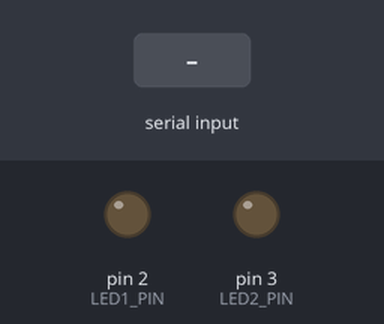
Bench run of a sketch on a simulated Arduino Uno, built with avr-gcc and run on an emulated ATmega328P. Shown: output pins drawn as LEDs (lit = HIGH). Dashed ring = blinking. Inputs (shaded band) come from the test bench. What the sketch prints to the serial monitor is not drawn.

Above: at 1.2 s.
1.3 s: "90,45\n" received over Serial
2.8 s: "1\n" received over Serial
4.3 s: "30,150\n" received over Serial
At 10.7 s:
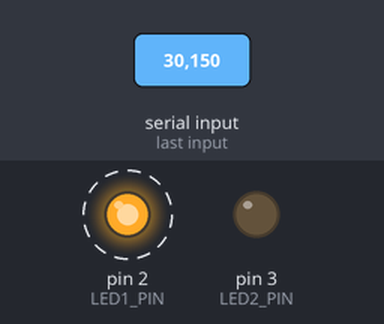
Timing chart, 0 to 13.3 s (numbered marks = the images above; inputs shaded):
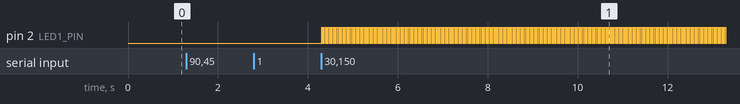

Measured:
- after the input at 1.3 s, every drawn part: stays the same
- after the input at 2.8 s, every drawn part: stays the same
- after the input at 4.3 s, pin 2 (LED1_PIN): alternates HIGH for 0.01 s and LOW for 0.01 s, starting at once

The sketch:

projectMyMilli.ino
```cpp
/*
 * PROJECT-MYMILLI : Independent asynchronous control of two LEDs using a
 *                   polled, round-robin cyclic executive and a company-owned
 *                   millisecond time base
 * CMPE 311 - UMBC
 *
 * Functionally identical to PROJECT-CE and PROJECT-ASYNC (same customer and
 * high-level requirements). Per ECO 0.3 every use of the Arduino millis()
 * function is replaced by mymilli(), defined in myMilli.h together with its
 * own Timer1 ISR and register constants (EC.1.0, EC.1.0.1, EC.1.0.2).
 *
 *   - Two LEDs on digital pins 2 and 3 (EC.3) blink independently.
 *   - The User sets each LED's blink interval (full period, msec) over the
 *     Arduino IDE serial-monitor (HL.3, HL.5); on-time = off-time = interval/2.
 *   - Serial I/O is a non-blocking task, so it never disturbs blinking (HL.4).
 *   - No RTOS or 3rd-party multitasking library is used (EC.5).
 *
 * Adding a future task = write a void(void) run-to-completion function and
 * add one row to taskTable[]. The dispatcher itself never changes.
 */

#include "myMilli.h"   // mymilli(), mymicros(), myMilliInit()

// ---------------------------------------------------------------------------
// Build options
// ---------------------------------------------------------------------------
// Set to 1 only for tests T.13 and T.17 (timing report). Leave 0 for delivery.
#define CE_INSTRUMENT 0

// ---------------------------------------------------------------------------
// Hardware
// ---------------------------------------------------------------------------
const uint8_t LED1_PIN = 2;          // EC.3: LED1 on digital pin 2
const uint8_t LED2_PIN = 3;          // EC.3: LED2 on digital pin 3

// ---------------------------------------------------------------------------
// Cyclic executive: task control block and function pointer table
// ---------------------------------------------------------------------------
typedef void (*TaskFunction)(void);  // every task: no args, runs to completion

typedef struct {
  TaskFunction  run;                 // pointer to the task function
  uint32_t      period;              // msec between dispatches; 0 = every cycle
  uint32_t      lastRun;             // mymilli() timestamp of last dispatch
  bool          enabled;             // false = skipped by the dispatcher
} Task;

// Task IDs double as indices into taskTable[] (round-robin order).
enum TaskId { TASK_LED1 = 0, TASK_LED2, TASK_SERIAL, NUM_TASKS };

// Task function prototypes
void taskLed1(void);
void taskLed2(void);
void taskSerial(void);

// The task table. LED tasks start disabled (LEDs off) until The User sets
// an interval; the serial task is always enabled and polled every cycle.
Task taskTable[NUM_TASKS] = {
  /* run          period  lastRun  enabled */
  { taskLed1,     0,      0,       false },   // TASK_LED1
  { taskLed2,     0,      0,       false },   // TASK_LED2
  { taskSerial,   0,      0,       true  },   // TASK_SERIAL
};

#if CE_INSTRUMENT
uint32_t ceCycles      = 0;          // completed dispatcher cycles
uint32_t ceMaxCycleUs  = 0;          // worst-case cycle time, microseconds
uint32_t ceMaxTaskUs[NUM_TASKS] = {0};
uint32_t ceLastReport  = 0;
#endif

// Polled, round-robin dispatcher. Visits every table entry once per cycle in
// fixed index order and calls the task through its function pointer when the
// task is enabled and its period has elapsed.
void dispatchTasks(void) {
#if CE_INSTRUMENT
  uint32_t cycleStart = mymicros();
#endif
  for (uint8_t i = 0; i < NUM_TASKS; i++) {
    Task *t = &taskTable[i];
    if (!t->enabled) continue;
    uint32_t now = mymilli();
    if (now - t->lastRun >= t->period) {     // unsigned math: rollover safe
      if (t->period != 0 && now - t->lastRun < 2UL * t->period)
        t->lastRun += t->period;           // fixed-rate: no cumulative drift
      else
        t->lastRun = now;                  // period 0, or overrun: resync, no burst
#if CE_INSTRUMENT
      uint32_t ts = mymicros();
#endif
      t->run();                            // dispatch via function pointer
#if CE_INSTRUMENT
      uint32_t dt = mymicros() - ts;
      if (dt > ceMaxTaskUs[i]) ceMaxTaskUs[i] = dt;
#endif
    }
  }
#if CE_INSTRUMENT
  uint32_t cycleUs = mymicros() - cycleStart;
  if (cycleUs > ceMaxCycleUs) ceMaxCycleUs = cycleUs;
  ceCycles++;
  if (mymilli() - ceLastReport >= 5000UL) {
    ceLastReport = mymilli();
    Serial.print(F("\n[CE] mymilli=")); Serial.print(ceLastReport);
    Serial.print(F(" millis=")); Serial.print(millis());   // T.17: must not advance
    Serial.print(F(" cycles=")); Serial.print(ceCycles);
    Serial.print(F(" maxCycle_us=")); Serial.print(ceMaxCycleUs);
    for (uint8_t i = 0; i < NUM_TASKS; i++) {
      Serial.print(F(" t")); Serial.print(i);
      Serial.print(F("_us=")); Serial.print(ceMaxTaskUs[i]);
    }
    Serial.println();
  }
#endif
}

// ---------------------------------------------------------------------------
// LED tasks
// ---------------------------------------------------------------------------
bool led1On = false;
bool led2On = false;

// Each LED task is dispatched once per half-period and simply toggles its
// LED, so the dispatcher's timing defines the blink rate (HL.6).
void taskLed1(void) {
  led1On = !led1On;
  digitalWrite(LED1_PIN, led1On ? HIGH : LOW);
}

void taskLed2(void) {
  led2On = !led2On;
  digitalWrite(LED2_PIN, led2On ? HIGH : LOW);
}

// Called by the serial task to (re)configure one LED task. Only that LED's
// table entry is touched, so the other LED is unaffected (Table 5).
void setLedInterval(uint8_t ledNumber, uint32_t halfPeriod) {
  uint8_t id  = (ledNumber == 1) ? TASK_LED1 : TASK_LED2;
  uint8_t pin = (ledNumber == 1) ? LED1_PIN  : LED2_PIN;
  if (ledNumber == 1) led1On = true; else led2On = true;
  digitalWrite(pin, HIGH);                    // begin on-phase immediately
  taskTable[id].period  = halfPeriod;
  taskTable[id].lastRun = mymilli();
  taskTable[id].enabled = true;
}

// ---------------------------------------------------------------------------
// Serial task: non-blocking prompt/read state machine
// ---------------------------------------------------------------------------
enum InputState { ASK_LED, ASK_INTERVAL };
InputState inputState  = ASK_LED;
uint8_t    selectedLed = 0;          // 1 or 2, chosen in ASK_LED
char       lineBuf[16];
uint8_t    lineLen  = 0;
bool       prompted = false;         // has the current prompt been printed?

// Read available serial chars into lineBuf without blocking.
// Returns true once a full line (terminated by \n or \r) is ready.
bool readLineNonBlocking(void) {
  while (Serial.available() > 0) {
    char c = Serial.read();
    if (c == '\n' || c == '\r') {
      if (lineLen == 0) continue;             // ignore stray CR/LF
      lineBuf[lineLen] = '\0';
      lineLen = 0;
      return true;
    }
    if (lineLen < sizeof(lineBuf) - 1) lineBuf[lineLen++] = c;
  }
  return false;                               // nothing complete yet
}

void taskSerial(void) {
  if (!prompted) {                            // print each prompt exactly once
    if (inputState == ASK_LED) Serial.print(F("What LED? (1 or 2) "));
    else                       Serial.print(F("What interval (in msec)? "));
    prompted = true;
  }

  if (!readLineNonBlocking()) return;         // no full line yet: yield

  long value = atol(lineBuf);
  Serial.println(value);                      // echo the accepted number

  if (inputState == ASK_LED) {
    if (value == 1 || value == 2) { selectedLed = (uint8_t)value; inputState = ASK_INTERVAL; }
    else                          { Serial.println(F("  Please enter 1 or 2.")); }
  } else {                                    // ASK_INTERVAL
    if (value > 1) {
      uint32_t half = (uint32_t)value / 2UL;  // Table 5: 600 -> 300/300
      setLedInterval(selectedLed, half);
      Serial.print(F("  LED")); Serial.print(selectedLed);
      Serial.print(F(" -> ")); Serial.print(half);
      Serial.print(F(" ms on / ")); Serial.print(half);
      Serial.println(F(" ms off."));
    } else {
      Serial.println(F("  Interval must be 2 msec or more."));
    }
    inputState = ASK_LED;
  }
  prompted = false;                           // trigger the next prompt
}

// ---------------------------------------------------------------------------
// Arduino entry points
// ---------------------------------------------------------------------------
void setup() {
  myMilliInit();          // own time base: Timer1 PWM counter + own ISR
  pinMode(LED1_PIN, OUTPUT);
  pinMode(LED2_PIN, OUTPUT);
  digitalWrite(LED1_PIN, LOW);
  digitalWrite(LED2_PIN, LOW);
  Serial.begin(9600);
}

void loop() {
  dispatchTasks();        // the cyclic executive: loop() calls nothing else
}
```

myMilli.h
```cpp
/*
 * myMilli.h : Company-owned replacement for the Arduino millis() time base
 * CMPE 311 - UMBC - PROJECT-MYMILLI (ECO 0.3)
 *
 * Replaces, with code written by The Developer:
 *   - millis()                -> mymilli()          (EC.1.0)
 *   - the Timer0 overflow ISR -> MM_TIMER1_ISR      (EC.1.0.1)
 *   - avr/io.h register names -> MM_* constants     (EC.1.0.2)
 *
 * Extensions beyond millis() (permitted by EC.1.0):
 *   - mymicros()   : 4 usec resolution time stamp from the same counter
 *   - myMilliInit(): optionally stops the Arduino Timer0 interrupt so that
 *                    nothing in The System can depend on Arduino timing
 *
 * Time base
 *   Timer/Counter1 (the 16-bit PWM counter of pins 9 and 10) is run in
 *   Fast PWM mode 14 with TOP = ICR1 = 249 and a clock prescaler of 64:
 *       16 MHz / 64 = 250 kHz  ->  4 usec per count
 *       250 counts per PWM period  ->  exactly 1.000 msec per period
 *   The Timer1 overflow interrupt (TOV1, set each time the counter reaches
 *   TOP) runs MM_TIMER1_ISR once per PWM period, which adds 1 to the
 *   millisecond counter. No fractional correction is needed, unlike the
 *   Arduino Timer0 ISR (1.024 msec per overflow). The output-compare pins
 *   stay disconnected, so pins 9 and 10 remain ordinary digital pins.
 *
 * Usage
 *   Include this file in exactly ONE source file (the sketch), because it
 *   defines the ISR and the functions, not just their prototypes.
 *   Call myMilliInit() once at the start of setup().
 *   Do not call delay(), millis() or micros() from arduino.h after
 *   myMilliInit(): with MM_STOP_ARDUINO_TIMER0 set to 1 they stop advancing.
 *
 * This file includes only <stdint.h>. No register name, bit name or ISR
 * macro from avr/io.h or avr/interrupt.h is used.
 */
#ifndef MY_MILLI_H
#define MY_MILLI_H

#include <stdint.h>

// ===========================================================================
// Configuration
// ===========================================================================
#ifndef MM_STOP_ARDUINO_TIMER0
#define MM_STOP_ARDUINO_TIMER0 1   // 1 = disable the Arduino millis() ISR
#endif

#define MM_CPU_HZ          16000000UL   // ELEGOO Uno R3 system clock
#define MM_PRESCALE        64UL         // Timer1 clock = CPU clock / 64
#define MM_US_PER_COUNT    4UL          // 1e6 / (16e6 / 64)
#define MM_TOP             249U         // counts 0..249 = 250 counts = 1 msec
#define MM_US_PER_MS       1000UL

// ===========================================================================
// Register access (ATmega328P data-sheet addresses, data space)
// ===========================================================================
// Each register is reached through a volatile pointer to its fixed data-space
// address. The host test harness may redefine MM_REG8 to point at an array.
#ifndef MM_REG8
#define MM_REG8(addr)  (*(volatile uint8_t *)(uintptr_t)(addr))
#endif

#define MM_SREG        MM_REG8(0x5F)   // status register (bit 7 = global I)
#define MM_TIFR1       MM_REG8(0x36)   // Timer1 interrupt flag register
#define MM_TIMSK0      MM_REG8(0x6E)   // Timer0 interrupt mask (Arduino millis)
#define MM_TIMSK1      MM_REG8(0x6F)   // Timer1 interrupt mask
#define MM_TCCR1A      MM_REG8(0x80)   // Timer1 control A
#define MM_TCCR1B      MM_REG8(0x81)   // Timer1 control B
#define MM_TCCR1C      MM_REG8(0x82)   // Timer1 control C
#define MM_TCNT1L      MM_REG8(0x84)   // Timer1 counter, low byte
#define MM_TCNT1H      MM_REG8(0x85)   // Timer1 counter, high byte
#define MM_ICR1L       MM_REG8(0x86)   // Timer1 input capture (TOP), low
#define MM_ICR1H       MM_REG8(0x87)   // Timer1 input capture (TOP), high
#define MM_OCR1AL      MM_REG8(0x88)   // Timer1 compare A, low
#define MM_OCR1AH      MM_REG8(0x89)   // Timer1 compare A, high
#define MM_OCR1BL      MM_REG8(0x8A)   // Timer1 compare B, low
#define MM_OCR1BH      MM_REG8(0x8B)   // Timer1 compare B, high

// Bit masks
#define MM_SREG_I      0x80   // SREG bit 7: global interrupt enable
#define MM_TOIE0_BIT   0x01   // TIMSK0 bit 0: Timer0 overflow interrupt enable
#define MM_TOIE1_BIT   0x01   // TIMSK1 bit 0: Timer1 overflow interrupt enable
#define MM_TOV1_BIT    0x01   // TIFR1  bit 0: Timer1 overflow flag
#define MM_WGM11_BIT   0x02   // TCCR1A bit 1
#define MM_WGM12_BIT   0x08   // TCCR1B bit 3
#define MM_WGM13_BIT   0x10   // TCCR1B bit 4
#define MM_CS11_BIT    0x02   // TCCR1B bit 1
#define MM_CS10_BIT    0x01   // TCCR1B bit 0

// Fast PWM mode 14 (WGM13:0 = 1110, TOP = ICR1); COM1A/COM1B = 00 (pins
// disconnected); clock select CS12:0 = 011 (clk/64).
#define MM_TCCR1A_VALUE  (MM_WGM11_BIT)
#define MM_TCCR1B_VALUE  (MM_WGM13_BIT | MM_WGM12_BIT | MM_CS11_BIT | MM_CS10_BIT)

// Interrupt vector number of TIMER1_OVF on the ATmega328P (data sheet
// Table 12-6, vector 14 counted from 1 = RESET, so __vector_13).
#define MM_TIMER1_OVF_VECTOR_NUM 13

// ===========================================================================
// Interrupt control (own definitions, no avr/interrupt.h)
// ===========================================================================
#ifndef MM_CLI
#define MM_CLI()  __asm__ __volatile__ ("cli" ::: "memory")
#endif
#ifndef MM_SEI
#define MM_SEI()  __asm__ __volatile__ ("sei" ::: "memory")
#endif

// ISR declaration. The "signal" attribute makes avr-gcc save and restore
// every register the handler uses, plus SREG, and end with RETI. The name
// __vector_N is what the AVR start-up code places in interrupt vector N.
#define MM_VECTOR_NAME_(n)  __vector_ ## n
#define MM_VECTOR_NAME(n)   MM_VECTOR_NAME_(n)
#ifndef MM_ISR
#define MM_ISR(n) \
  extern "C" void MM_VECTOR_NAME(n)(void) \
      __attribute__((signal, used, externally_visible)); \
  void MM_VECTOR_NAME(n)(void)
#endif

// ===========================================================================
// State
// ===========================================================================
// Written only by the ISR (and zeroed by myMilliInit with interrupts off).
// Volatile: the main program must re-read it every time.
static volatile uint32_t mmMillis = 0;

// ===========================================================================
// ISR: Timer1 overflow, once per 1.000 msec PWM period (EC.1.0.1)
// ===========================================================================
MM_ISR(MM_TIMER1_OVF_VECTOR_NUM) {
  mmMillis++;              // hardware clears TOV1 on entry to this ISR
}

// ===========================================================================
// API
// ===========================================================================

// Configure Timer/Counter1 and start the millisecond counter at 0.
// Must be called once, before any task reads the time.
void myMilliInit(void) {
  uint8_t oldSreg = MM_SREG;
  MM_CLI();                                   // configure atomically

#if MM_STOP_ARDUINO_TIMER0
  MM_TIMSK0 &= (uint8_t)~MM_TOIE0_BIT;        // stop the Arduino millis() ISR
#endif

  MM_TCCR1B = 0;                              // stop Timer1 while configuring
  MM_TCCR1A = MM_TCCR1A_VALUE;                // Arduino init() left it in mode 1
  MM_TCCR1C = 0;
  MM_ICR1H  = (uint8_t)(MM_TOP >> 8);         // 16-bit write: high byte first
  MM_ICR1L  = (uint8_t)(MM_TOP & 0xFF);
  MM_TCNT1H = 0;                              // restart the PWM period
  MM_TCNT1L = 0;
  MM_TIFR1  = MM_TOV1_BIT;                    // writing 1 clears a stale flag
  MM_TIMSK1 = MM_TOIE1_BIT;                   // overflow interrupt only
  mmMillis  = 0;
  MM_TCCR1B = MM_TCCR1B_VALUE;                // start: Fast PWM 14, clk/64

  MM_SREG = oldSreg;                          // restore interrupt state
  MM_SEI();                                   // the time base needs interrupts
}

// Milliseconds since myMilliInit(), modulo 2^32 (wraps after ~49.7 days).
// Replaces millis(). The 32-bit copy is made with interrupts off so the ISR
// cannot change the value half-way through the 4-byte read.
uint32_t mymilli(void) {
  uint8_t oldSreg = MM_SREG;
  MM_CLI();
  uint32_t m = mmMillis;
  MM_SREG = oldSreg;
  return m;
}

// Microseconds since myMilliInit(), 4 usec resolution, modulo 2^32.
// Extension: replaces micros() for the T.13 instrumentation.
uint32_t mymicros(void) {
  uint8_t oldSreg = MM_SREG;
  MM_CLI();
  uint32_t m  = mmMillis;
  uint8_t  lo = MM_TCNT1L;                    // 16-bit read: low byte first
  uint8_t  hi = MM_TCNT1H;
  uint16_t t  = (uint16_t)((hi << 8) | lo);
  // An overflow that happened while interrupts were off has not been counted
  // yet. If the counter is at TOP or has already wrapped past it, count it.
  if ((MM_TIFR1 & MM_TOV1_BIT) && (t == MM_TOP || t < (MM_TOP / 2))) m++;
  MM_SREG = oldSreg;
  // The ISR fires at TOP, so TOP is the first count of a new millisecond.
  uint32_t partUs = (t >= MM_TOP) ? 0UL : ((uint32_t)t + 1UL) * MM_US_PER_COUNT;
  return m * MM_US_PER_MS + partUs;
}

#endif // MY_MILLI_H
```
